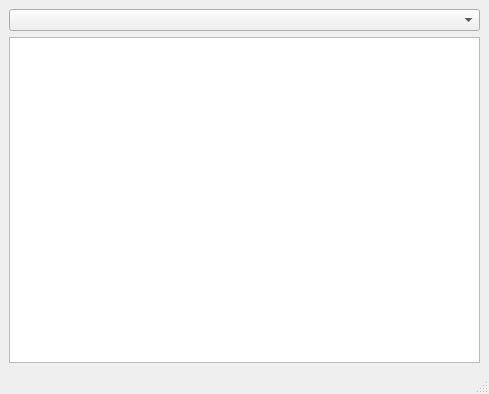
<?xml version="1.0" encoding="UTF-8"?>
<ui version="4.0">
 <class>MainWindow</class>
 <widget class="QMainWindow" name="MainWindow">
  <property name="geometry">
   <rect>
    <x>0</x>
    <y>0</y>
    <width>489</width>
    <height>394</height>
   </rect>
  </property>
  <property name="windowTitle">
   <string>MIDI-INPUT SPY</string>
  </property>
  <widget class="QWidget" name="centralwidget">
   <layout class="QGridLayout" name="gridLayout">
    <item row="0" column="0">
     <widget class="QComboBox" name="InputDeviceCombo"/>
    </item>
    <item row="1" column="0">
     <widget class="QPlainTextEdit" name="plainTextEdit"/>
    </item>
   </layout>
  </widget>
  <widget class="QMenuBar" name="menubar">
   <property name="geometry">
    <rect>
     <x>0</x>
     <y>0</y>
     <width>489</width>
     <height>22</height>
    </rect>
   </property>
  </widget>
  <widget class="QStatusBar" name="statusbar"/>
 </widget>
 <resources/>
 <connections/>
</ui>
